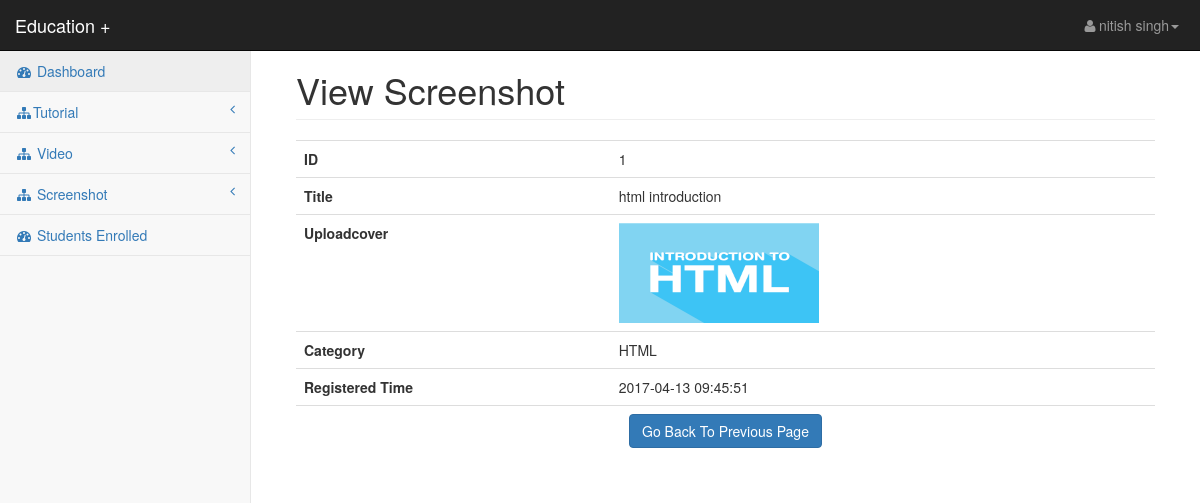
The app's page /StudyPlus/expert/view_screenshot.php?z=1 (signed in) with its own data.
### tables this page shows
CREATE TABLE `screenshot` (
  `screenshot_id` int(100) NOT NULL,
  `screenshot_title` varchar(50) NOT NULL,
  `screenshot_uploadcover` varchar(50) NOT NULL,
  `screenshot_category` varchar(50) NOT NULL,
  `screenshot_uploaded_by` varchar(100) NOT NULL,
  `time` timestamp NOT NULL DEFAULT CURRENT_TIMESTAMP ON UPDATE CURRENT_TIMESTAMP
);

### StudyPlus/expert/view_screenshot.php (the view)
<?php require 'header_files.php'; ?>
<body>
<div id="wrapper">
    <?php require 'menu.php'; ?>
    <div id="page-wrapper">
        <div class="container-fluid">
            <div class="row">
                <div class="col-lg-12">
                    <h1 class="page-header">View Screenshot</h1>
                </div>
            </div>
			<table class="table">
				<?php
				$id=$_GET['z'];
				if($id=="")
				{
					echo "<script>alert('Invalid ID'); window.location='manage_screenshot.php';</script>";
				}
				else
				{
					$q="select * from screenshot where screenshot_id='$id'";
					$chk=$conn->query($q);
					while($r=$chk->fetch_assoc())
					{
				?>
						<tr>
							<th>ID</th>
							<td><?php echo $r['screenshot_id']; ?></td>
						</tr>
						<tr>
							<th>Title</th>
							<td><?php echo $r['screenshot_title']; ?></td>
						</tr>
						<tr>
							<th>Uploadcover</th>
							<td><img src="../admin/screenshot_cover/<?php echo $r['screenshot_uploadcover']; ?>" height='100px' width='200px'></td>
						</tr>
						<tr>
							<th>Category</th>
							<td><?php echo $r['screenshot_category']; ?></td>
						</tr>
						<tr>
							<th>Registered Time</th>
							<td><?php echo $r['time']; ?></td>
						</tr>
						<tr>
							<td colspan="2" align="center">
								<a href="manage_screenshot.php" class="btn btn-primary">Go Back To Previous Page</a>
							</td>
						</tr>
				<?php
					}
				}
				?>
			</table>
        </div>
    </div>
</div>
</body>
</html>

### StudyPlus/expert/css/startmin.css (style rules this page uses)
body { background-color: #f8f8f8; }
#wrapper { width: 100%; }
#page-wrapper { padding: 30px 15px 0 15px; min-height: 568px; background-color: #fff; }
@media (min-width:768px) { #page-wrapper { position: inherit; margin-left: 250px; padding: 30px 30px 0 30px; border-left: 1px solid #e7e7e7; } }

### records on screen
screenshot: screenshot_id "1", screenshot_title "html introduction", screenshot_uploadcover (picture), screenshot_category "HTML", time "2017-04-13 09:45:51"

### other values on screen
$_SESSION['e_name'] "nitish singh"
